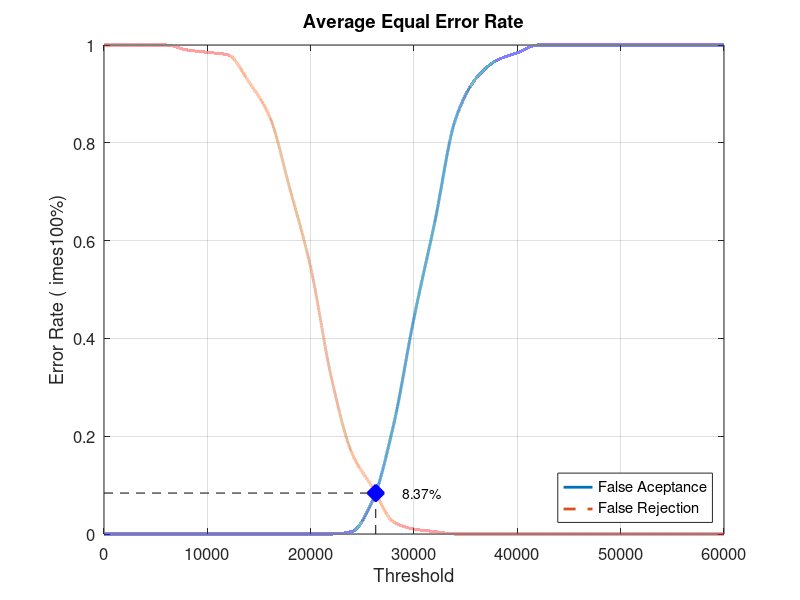
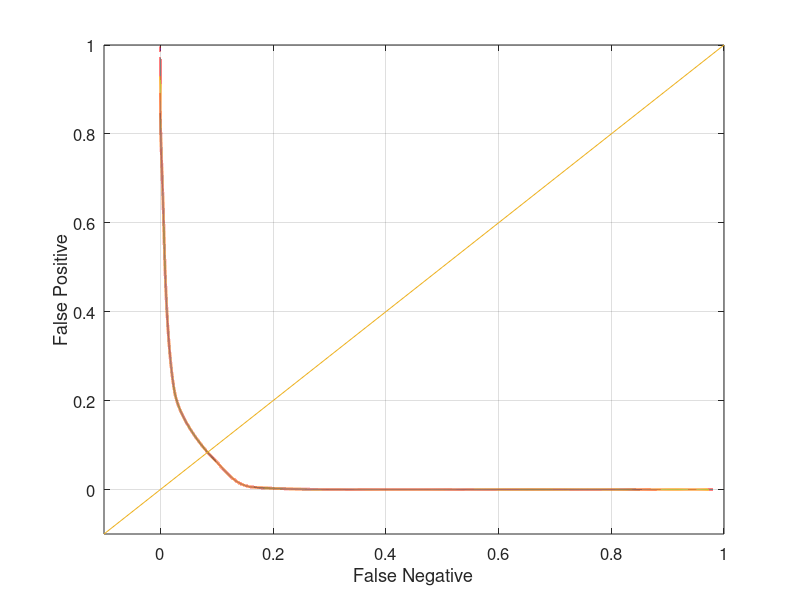

MATLAB code to generate these figures, in order:
close all;
clear;
clc;
x = 0:2000:60000;
xq = 0:0.5:60000;

y0 = [0 0 0 0 0 0 0 0 0 0 0 0 0.00526316 0.0684211 0.221053 0.442105 0.636842 0.847368 0.931579 0.968421 0.984211 1 1 1 1 1 1 1 1 1 1]
yy0 = interp1(x, y0, xq, 'pchip');
y1 = [1 1 1 1 0.99 0.985 0.98 0.925 0.855 0.705 0.545 0.32 0.165 0.095 0.025 0.01 0.005 0 0 0 0 0 0 0 0 0 0 0 0 0 0]
yy1 = interp1(x, y1, xq, 'pchip');

% Calculating EER: 
y2 = abs(y0 - y1);
find(y2 == min(y2))
yy2 = abs(yy0 - yy1);
xEER = find(yy2 == min(yy2));
xEERIndex = xq(xEER) % X-axis EER
yEER = yy0(xEER) % Y-axis EER

main = figure
plot(xq, yy0,'-','LineWidth', 2);	hold on
plot(xq, yy1,'--','LineWidth', 2);	hold on
plot([xEERIndex xEERIndex], [0 yEER], 'k--');	hold on
plot([0 xEERIndex], [yEER yEER], 'k--');	hold on
plot(xEERIndex, yEER, 'bx', 'LineWidth', 10);	hold on
text(xEERIndex + 10 * xEERIndex / 100, yEER, [num2str(round((10000 * yEER)) / 100) '%'])
legend('False Aceptance', 'False Rejection', 'Location', 'SouthEast')
xlabel('Threshold')
ylabel('Error Rate (	imes100%)')
title('Average Equal Error Rate')
set(gca, 'FontSize', 12)
axis([0 60000 0 1])
grid on

print(main, 'Database4_2Main', '-dpng');
FNRxFPR = figure('Color', [1 1 1]);
plot(yy1, yy0, '-', yy1, yy0, 'LineWidth', 2);
hold on
y = -0.1:0.1:1
plot(y, y); 
set(gca, 'FontSize', 12)
xlabel('False Negative')
ylabel('False Positive')
axis([-0.1 1 -0.1 1])
set(gca, 'FontSize', 12)
grid on

print(FNRxFPR, 'Database4_2FNRxFPR','-dpng');
